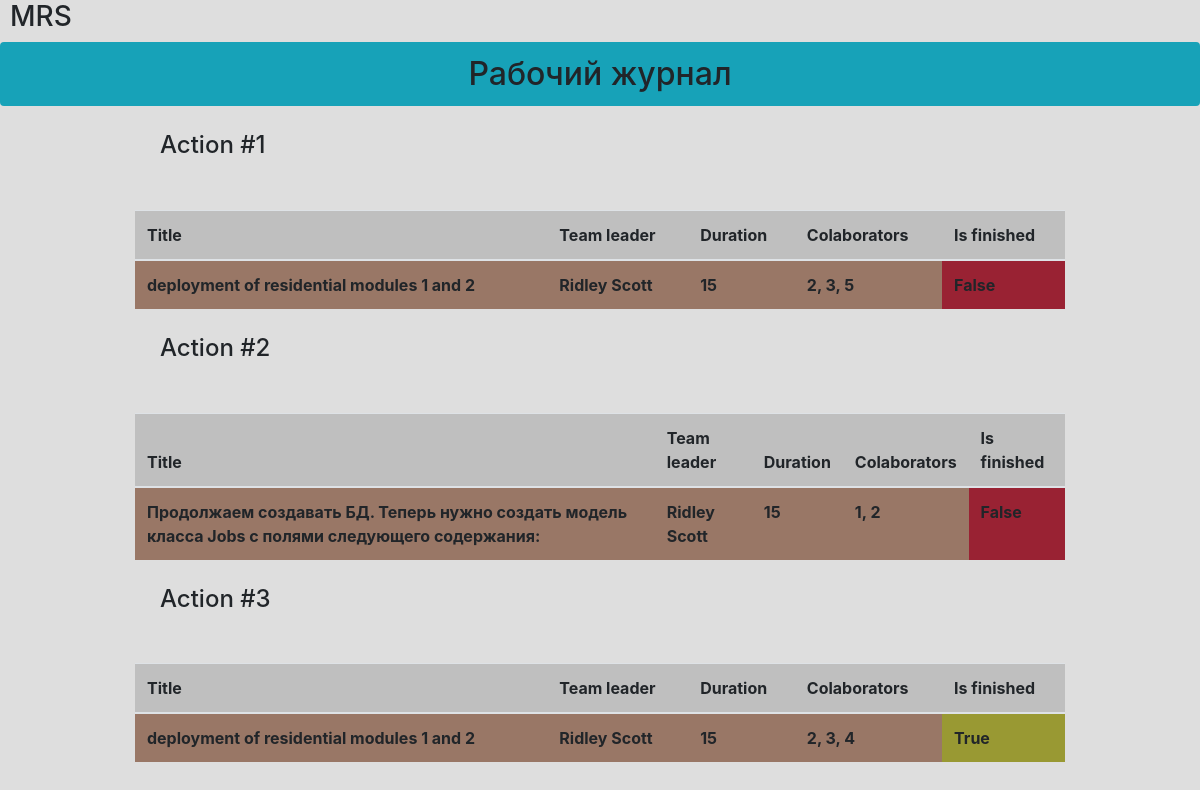
The page / on the database its author committed.
### data/jobs.py (models this page shows)
class Jobs(SqlAlchemyBase):
    __tablename__ = "jobs"
    id = sqlalchemy.Column(sqlalchemy.Integer, primary_key=True, autoincrement=True)
    team_leader = sqlalchemy.Column(sqlalchemy.Integer, sqlalchemy.ForeignKey("users.id"))
    job = sqlalchemy.Column(sqlalchemy.String)
    work_size = sqlalchemy.Column(sqlalchemy.Integer)
    collaborators = sqlalchemy.Column(sqlalchemy.String)
    start_date = sqlalchemy.Column(sqlalchemy.DateTime, default=datetime.datetime.now)
    end_date = sqlalchemy.Column(sqlalchemy.DateTime)
    is_finished = sqlalchemy.Column(sqlalchemy.Boolean)
    user = orm.relation('User')

### data/users.py (models this page shows)
class User(SqlAlchemyBase):
    __tablename__ = "users"
    id = sqlalchemy.Column(sqlalchemy.Integer, primary_key=True, autoincrement=True)
    surname = sqlalchemy.Column(sqlalchemy.String)
    name = sqlalchemy.Column(sqlalchemy.String)
    age = sqlalchemy.Column(sqlalchemy.Integer)
    position = sqlalchemy.Column(sqlalchemy.String)
    speciality = sqlalchemy.Column(sqlalchemy.String)
    address = sqlalchemy.Column(sqlalchemy.String)
    email = sqlalchemy.Column(sqlalchemy.String, unique=True)
    hashed_password = sqlalchemy.Column(sqlalchemy.String)
    modified_date = sqlalchemy.Column(sqlalchemy.DateTime, default=datetime.datetime.now)
    jobs = orm.relation("Jobs", back_populates="user")
    departament = orm.relation("Department", back_populates="user")

### main.py (the view)
@app.route("/")
def index():
    db_sess = create_session()
    actions = db_sess.query(Jobs).all()
    return render_template("index.html", title="Рабочий журнал", actions=actions)

### data/db_session.py (called while the page is built)
def create_session() -> Session:
    global __factory
    return __factory()

### templates/index.html (shortened to what this page needs)
{% extends "base.html" %}
{% block content %}
    <div class="container">
        {% for i in actions %}
        <h4 class="action-num">Action #{{loop.index}}</h4>
        <table class="table">
            <thead>
                <tr class="table-active">
                    <th>Title</th>
                    <th>Team leader</th>
                    <th>Duration</th>
                    <th>Colaborators</th>
                    <th>Is finished</th>
                </tr>
            </thead>
            <tbody>
                <tr>
                    <th>{{i.job}}</th>
                    <th>{{i.user.name}} {{i.user.surname}}</th>
                    <th>{{i.work_size}}</th>
                    <th>{{i.collaborators}}</th>
                    {% if i.is_finished %}
                        <th class="is-not-finished">{{i.is_finished}}</th>
                    {% else %}
                        <th class="is-finished">{{i.is_finished}}</th>
                    {% endif %}
                </tr>
            </tbody>
        </table>
        {% endfor %}
    </div>
{% endblock %}

### templates/base.html (shortened to what this page needs)
<!DOCTYPE html>
<html lang="en">
<head>
    <link rel="stylesheet"
          href="https://stackpath.bootstrapcdn.com/bootstrap/4.4.1/css/bootstrap.min.css"
>
</head>
<body>
    <h3>MRS</h3>
    <h2 class="alert bg-info" align="center">{{ title }}</h2>
    {% block content %}{% endblock %}
</body>
</html>

### templates/base.html (style rules this page uses)
body { background-color: #DEDEDE; }
h3 { margin-left: 10px; }

### templates/index.html (style rules this page uses)
.container { width: 80%; }
.action-num { margin-left: 25px; margin-top: 25px; }
table { margin: 50px 0; }
tbody { background-color: #997766; }
.is-finished { background-color: #992233; }
.is-not-finished { background-color: #999933; }

### rows shown on the page
Jobs: job "deployment of residential modules 1 and 2", user.name "Ridley", user.surname "Scott", work_size "15", collaborators "2, 3, 5", is_finished "False"
Jobs: job "Продолжаем создавать БД. Теперь нужно создать модель класса Jobs с полями следующего содержания:", user.name "Ridley", user.surname "Scott", work_size "15", collaborators "1, 2", is_finished "False"
Jobs: job "deployment of residential modules 1 and 2", user.name "Ridley", user.surname "Scott", work_size "15", collaborators "2, 3, 4", is_finished "True"

### other values the page prints
{{ title }} "Рабочий журнал"
